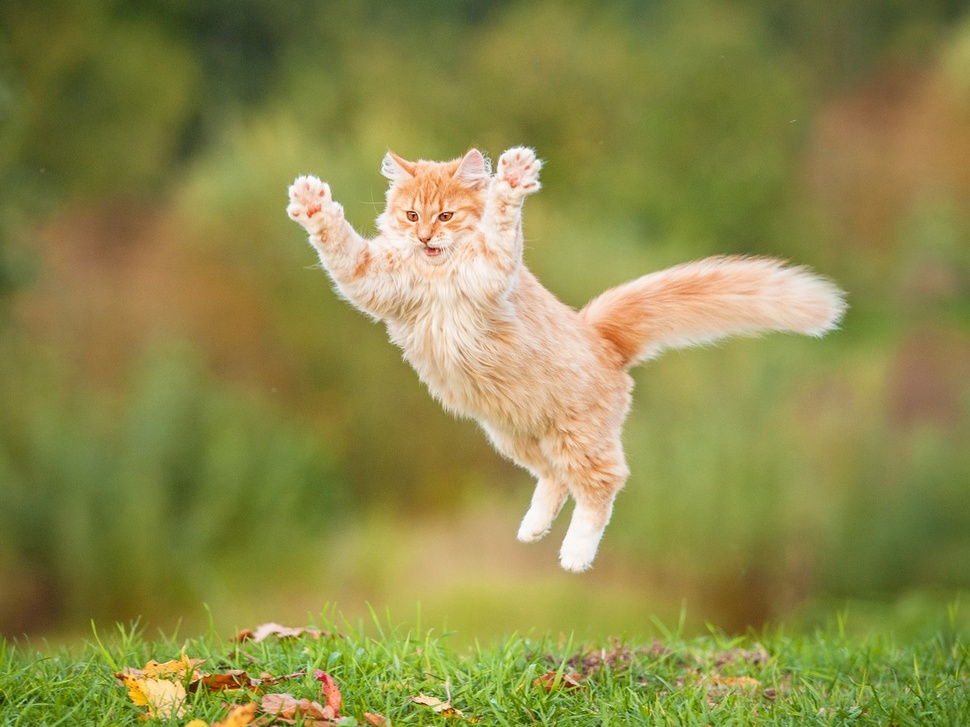
#> input picture Lecture11/cat.jpg, 970 x 727 px, shrunk from 1200 x 900 before the run
$ jupyter execute --allow-errors Python_Lecture11_demo.ipynb
#> lines starting #> are read from the running program, lines starting #| are printed output that depends on the picture
# Vad är EDA?

Explatory data analysis. Målet är att förstå datan

För att förstå datan måste vi veta om den är ren och eventuellt göra data cleaning. Sen, beroende på vad det är för data så måste vi undersöka den med olika tekniker för att kunna dra några slutsatser.

### Objectives

1. Efter en EDA ska vå data vara clean
2. Efter en eda ska vi kunna presentera någon insight om datan


# Steg

### 1. Förstå data

Förstå variablerna och vad de innehåller. Har t.ex. kolumnen 'total vaccinated' kumulativa värden, eller är det antalet som blev vaccinerade just den dagen?

### 2. Data cleaning

Värden som saknas eller tydliga outliers måste bort. Anledningen är att de kan störa eller förstöra för oss i senare lägen. Kanske finns det också överflödig eller irrelevant data som vi kan kasta bort.

Vi kan hitta saknade värden med t.ex pd.isna, men outliers kan vara svårare att hitta och kräver att vi antingen visualiserar datan eller att vi testar något statistiskt mått.

### 3. Analysera datan

Vad kan vi förstå utifrån datan?
T.ex.
- Visualisera olika förhållanden
- Beräkna nya columner utifrån datan vi har

### Dataset - Studentinformation
Taget från
https://www.kaggle.com/spscientist/students-performance-in-exams

[cell 1]
import pandas as pd
import numpy as np
import seaborn as sns

[cell 2]
data = pd.read_csv('student.csv')
#> (reads Lecture11/student.csv from the repository)

## Steg1 - Förstå datan

Pandas funktioner och attribut till dataframes som är bra att använda:

- dtypes
- len()
- columns
- head()
- tail()
- describe()
- count()
- nunique()
- unique()
- isna()

[cell 3]
len(data)

[cell 4]
data.dtypes

[cell 5]
data.tail()

[cell 6]
data['math score'].unique()

[cell 7]
data.describe()

[cell 8]
data.nunique()

[cell 9]
data.isna().sum()

### Data cleaning

- dropna
- fillna
- ta bort onödiga kolumner

[cell 10]
data = data.dropna()
len(data)

[cell 11]
#data = data.drop(['race/ethnicity'], axis='columns')
data.drop(['race/ethnicity'], axis='columns', inplace=True)

[cell 12]
data.head()

## Relationship analysis

1. Korrelationsmatris
2. Histogram
3. Pairplot
4. Relplot med hues för olika klasser

#> (a cell that did not finish here is left out)

[cell 14]
sns.histplot(data['math score'])
#> figure, not shown here; tallest bar 106 high, from x = 64 to 68

[cell 15]
sns.histplot(data['reading score'])
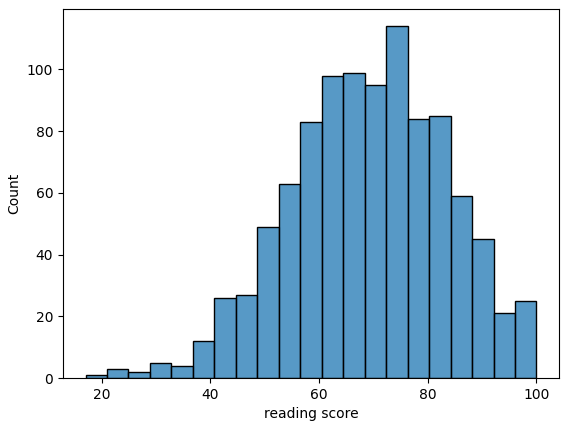
#> figure drawn by matplotlib, 1 panel; tallest bar 114 high, from x = 72.33 to 76.29

[cell 16]
sns.histplot(data['writing score'])
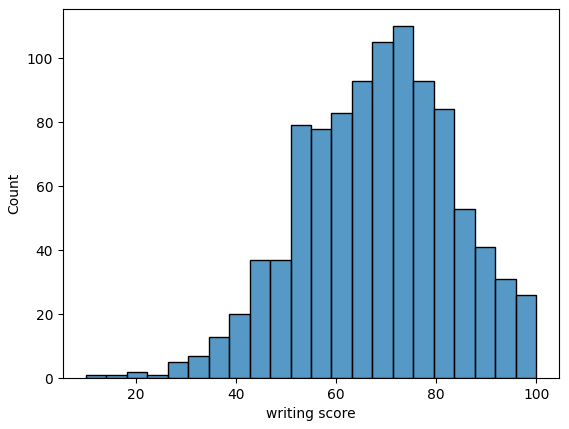
#> figure drawn by matplotlib, 1 panel; tallest bar 110 high, from x = 71.36 to 75.45

[cell 17]
sns.pairplot(data)
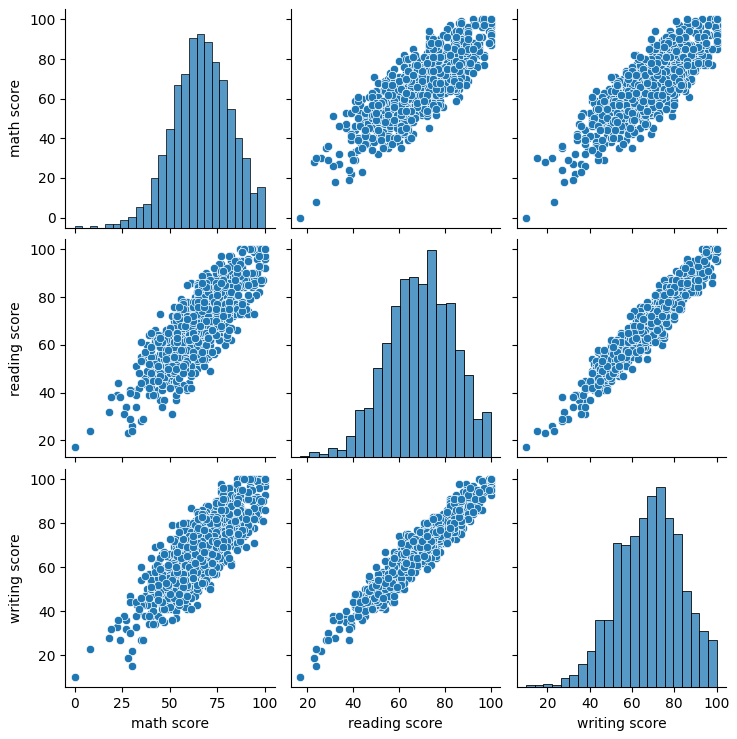
#> figure drawn by matplotlib, 9 panels

[cell 18]
sns.relplot(x='math score', y='reading score', hue='lunch', data=data)
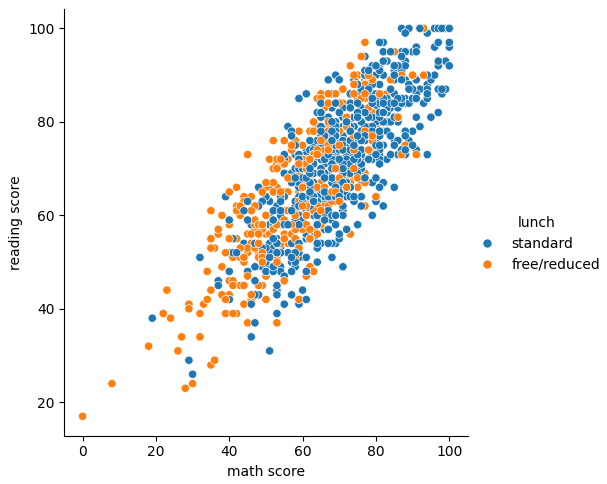
#> figure drawn by matplotlib, 1 panel

[cell 19]
sns.relplot(x='math score', y='reading score', hue='test preparation course', data=data)
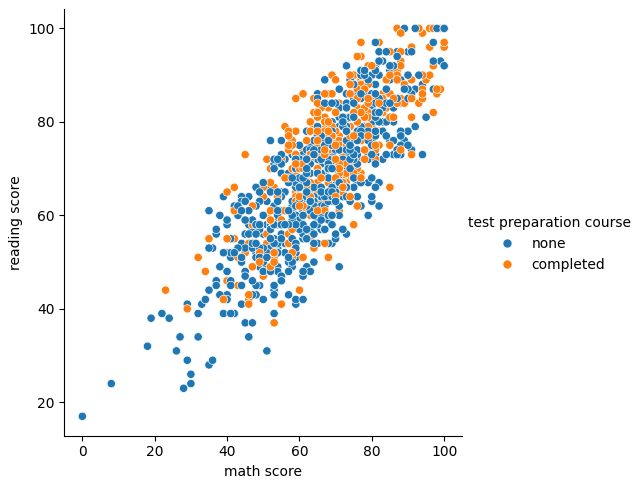
#> figure drawn by matplotlib, 1 panel

### Betyg

Låt oss säga att betyg för ämnena delas in i följande:
- 0-50: IG
- 50-70: G
- 70-85: VG
- 85-100: MVG

och att vi vill lägga till det i vår dataframe

[cell 20]
bins = [0, 50, 70, 85, np.inf]
grades = ['ig', 'g', 'vg', 'mvg']

data['math grade'] = pd.cut(data['math score'], bins, labels=grades)
data['reading grade'] = pd.cut(data['reading score'], bins, labels=grades)
data['writing grade'] = pd.cut(data['writing score'], bins, labels=grades)
data.head()

# Maskininlärningsmodell för prediktion

## Scikit-learn

Scikitlearn är ett bibliotek för klassisk maskininlärning som innehåller massor av modeller och tekniker för en data scientist

Vi kommer att försöka träna en enkel klassificerare för att förutsäga en students betyg

[cell 21]
from sklearn.linear_model import LinearRegression
from sklearn.preprocessing import OneHotEncoder
#import pickle

- female --> [0, 1, 0]
- male --> [1, 0, 0]
- binary --> [0, 0, 1]

## Model

- input --> output
- X --> y

input: gender, parental level of education, lunch, test preparation score

output: math grade

#> (a cell that did not finish here is left out)

#> (a cell that did not finish here is left out)

[cell 24]
regressor = LinearRegression()

#> (a cell that did not finish here is left out)

#> (a cell that did not finish here is left out)

## Predict

[cell 27]
new_student = {'gender': 'male',
       'parental level of education': 'some college',
       'lunch': 'standard',
       'test preparation course':'completed'}
new_student = pd.DataFrame(new_student, index=[0])
new_student

#> (a cell that did not finish here is left out)

#> (a cell that did not finish here is left out)

## Further exercise

[cell 30]
sns.get_dataset_names()
#> (this line was passed over: the network is not available in this run)

#> (a cell that did not finish here is left out)

#> (a cell that did not finish here is left out)

## Example OOP

When programming object orientated it can be easier to first code in Notebook and then convert i to classes and a main file.

See *imageanalyser.py* and *main.py* for the OOP version

[cell 33]
import cv2
import matplotlib.pyplot as plt
import numpy as np

def plot(image, figsize = (10, 10)):
    plt.figure(figsize=figsize)
    plt.imshow(image)
    plt.show()

def analyse_image(image):
    r_channel, g_channel, b_channel = cv2.split(image) # splits into three channels RGB
    r_counts = get_counts(r_channel)
    g_counts = get_counts(g_channel)
    b_counts = get_counts(b_channel)

    plt.figure(figsize=(10,10))
    pretty_plot(r_counts, "red", "Red Channel")
    pretty_plot(g_counts, "green", "Green Channel")
    pretty_plot(b_counts, "blue", "Blue Channel")
    plt.show()

def get_counts(channel):
    unique, counts = np.unique(channel, return_counts=True)
    counter = dict(zip(unique, counts))
    return counter

def pretty_plot(counts, color, label):
    kwargs = dict(alpha = 0.5, color = color, bins = range(255), label = label, histtype="step")
    plt.hist(counts.keys(), weights=counts.values(), **kwargs)
    plt.legend()


path = "cat.jpg"
image = cv2.imread(path)
#> image is the input picture: shape (727, 970, 3); mean B, G, R 74.5, 138.6, 141.2
image = cv2.cvtColor(image, cv2.COLOR_BGR2RGB) # convert colors to RGB order

plot(image)
analyse_image(image)
#> in analyse_image, `r_channel, g_channel, b_channel = cv2.split(image)`:
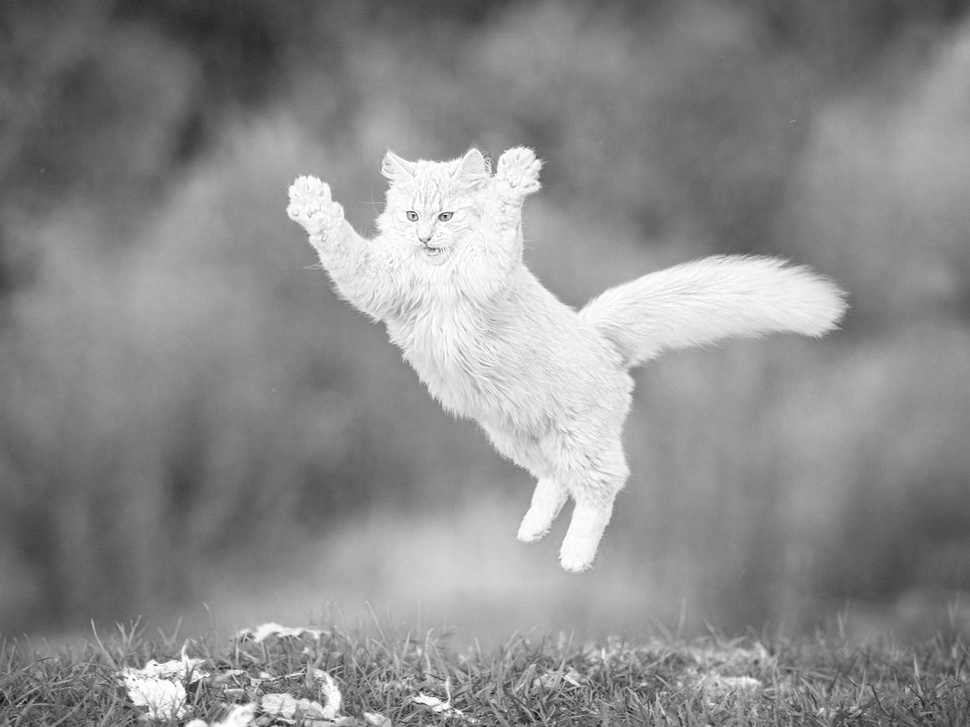
#> r_channel: shape (727, 970); min 12, max 255, mean 141.2
#> in analyse_image, `r_channel, g_channel, b_channel = cv2.split(image)`:
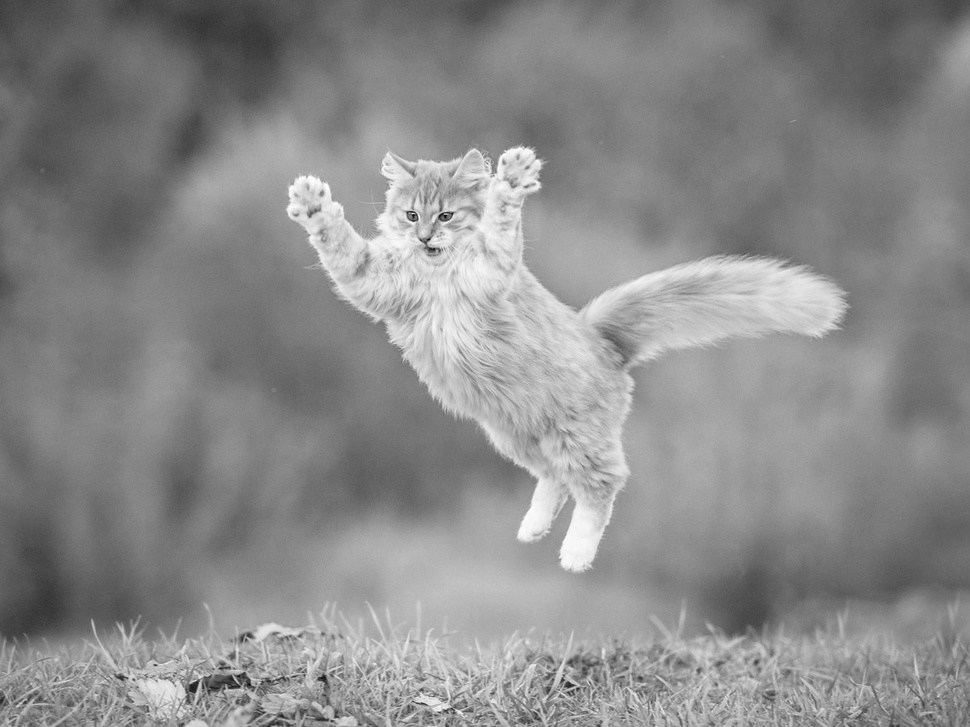
#> g_channel: shape (727, 970); min 0, max 255, mean 138.6
#> in analyse_image, `r_channel, g_channel, b_channel = cv2.split(image)`:
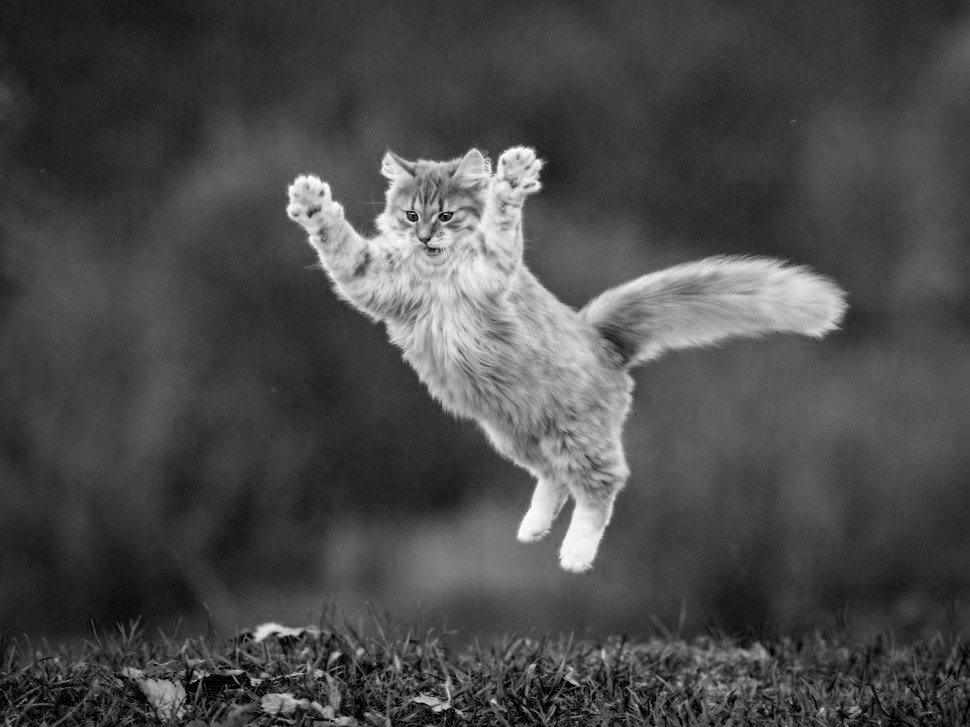
#> b_channel: shape (727, 970); min 0, max 255, mean 74.5
#> in get_counts, `unique, counts = np.unique(channel, return_counts=True)`: unique = 239 values from 12 to 255; counts = 239 values, max 8532 at index 121, min 1 at index 0, mean 2950.6
#> in get_counts, `counter = dict(zip(unique, counts))`: counter = 239 items
#> in analyse_image, `g_counts = get_counts(g_channel)`: g_counts = 243 items
#> in analyse_image, `b_counts = get_counts(b_channel)`: b_counts = 256 items
#> in analyse_image, `plt.show()`:
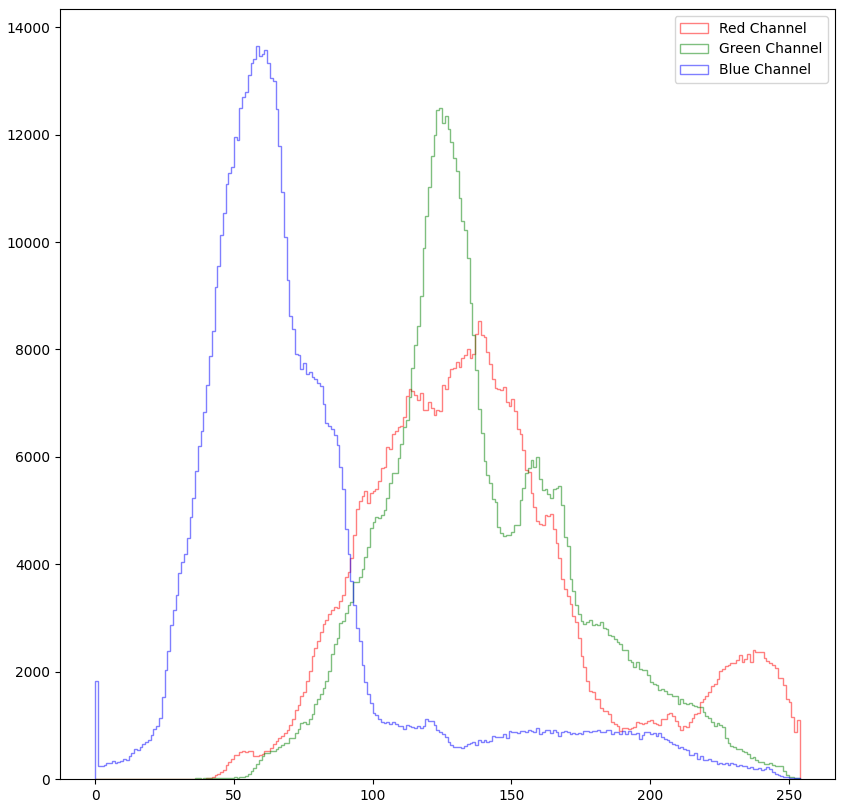
#> figure drawn by matplotlib, 1 panel
